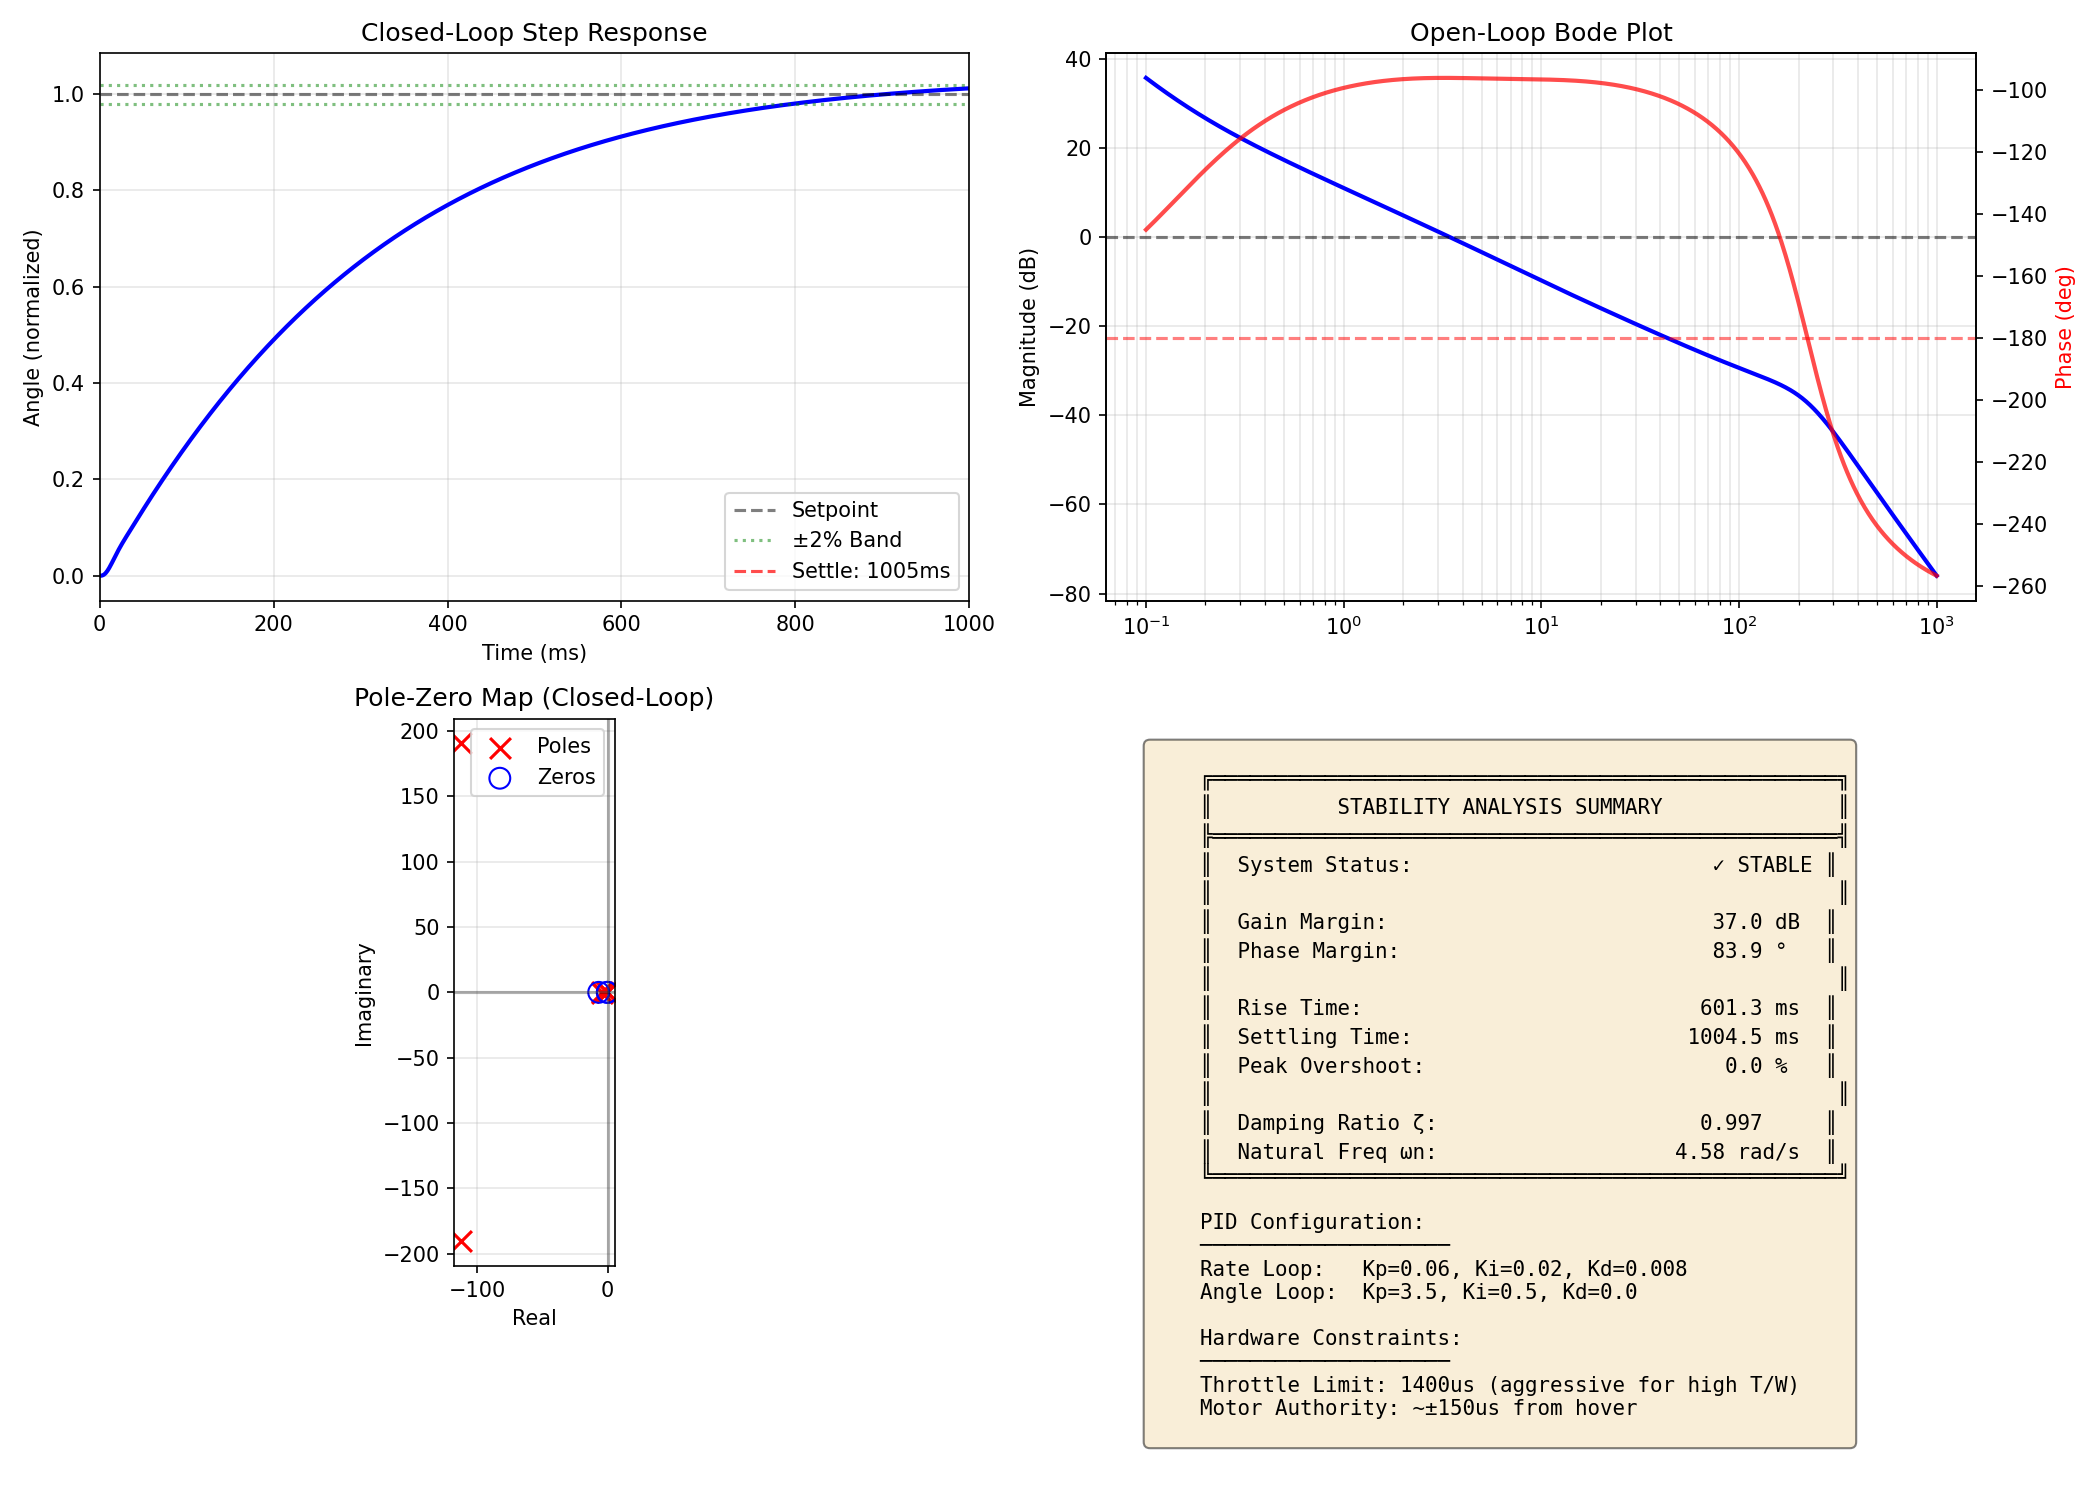

Recreate this plot in Python.
"""
Quadcopter Control System Stability Analysis
=============================================
Analyzes the cascaded Angle + Rate PID loop for:
- Root Locus
- Bode Plot (Gain & Phase Margins)
- Step Response (Settling Time, Overshoot, Damping)

System Model:
- Plant: Quadcopter pitch axis (simplified as double integrator + motor dynamics)
- Inner Loop: Rate PID (gyro feedback)
- Outer Loop: Angle PID (attitude feedback, output = rate setpoint)

Hardware Constraints:
- Throttle limited to 1400us (high thrust-to-weight ratio)
- Hover at ~30% throttle (~1300us)
- Motor output range: 1100-1400us (only 300us of control authority)
"""

import numpy as np
import matplotlib.pyplot as plt
from scipy import signal

# =============================================================================
# SYSTEM PARAMETERS
# =============================================================================

# Control Loop Frequency
LOOP_FREQ_HZ = 250  # 250 Hz
DT = 1.0 / LOOP_FREQ_HZ

# PID Gains (Updated Configuration - High Gain System)
# Rate PID (Inner Loop)
RATE_KP = 0.035
RATE_KI = 0.015
RATE_KD = 0.004

# Angle PID (Outer Loop)
ANGLE_KP = 3.50
ANGLE_KI = 0.30
ANGLE_KD = 0.00

# Motor/Aircraft Dynamics (Estimated for F450, 1400KV, 8045 props)
# High thrust-to-weight means HIGH torque gain

# Motor time constant (ESC + Motor inertia) - typically 20-50ms
TAU_MOTOR = 0.03  # 30ms

# Torque gain: deg/s^2 per unit PID output
# High for overpowered system. Estimated based on:
# - Hover at 30% throttle -> thrust margin is ~70%
# - Aggressive response observed in logs
TORQUE_GAIN = 800.0  # deg/s^2 per unit PID output (high for this system)

# Moment of inertia factor (scales torque to angular acceleration)
# Combined into TORQUE_GAIN for simplicity

# Output limits
RATE_OUTPUT_LIMIT = 150.0  # deg/s
PID_OUTPUT_LIMIT = 350.0   # PWM units (roughly)

# =============================================================================
# TRANSFER FUNCTION MODELS
# =============================================================================

def build_system():
    """
    Build the closed-loop transfer function for the cascaded controller.
    
    Plant Model (Pitch Axis):
    G_motor(s) = 1 / (TAU_MOTOR * s + 1)  -- Motor dynamics (1st order)
    G_inertia(s) = TORQUE_GAIN / s        -- Angular rate from torque (integrator)
    G_angle(s) = 1 / s                     -- Angle from rate (integrator)
    
    Full Plant: angle/pid_output = TORQUE_GAIN / (s^2 * (TAU_MOTOR*s + 1))
    """
    
    # --- Motor + Inertia (Rate Plant) ---
    # Rate output / PID output: G_rate = K / (s * (tau*s + 1))
    # This is a first-order lag + integrator
    num_rate_plant = [TORQUE_GAIN]
    den_rate_plant = [TAU_MOTOR, 1, 0]  # tau*s^2 + s (missing constant means integrator)
    # Correction: s*(tau*s + 1) = tau*s^2 + s
    den_rate_plant = np.convolve([TAU_MOTOR, 1], [1, 0])  # (tau*s + 1) * s
    G_rate_plant = signal.TransferFunction(num_rate_plant, den_rate_plant)
    
    # --- Rate PID Controller ---
    # C_rate(s) = Kp + Ki/s + Kd*s (idealized, no D-filter)
    # In practice, D is filtered. Let's add a simple filter: Kd*s / (Td*s + 1)
    TD_FILTER = 0.005  # D-term filter time constant (5ms)
    
    # PID = Kp + Ki/s + Kd*s/(Td*s+1)
    # Common denominator: s*(Td*s+1)
    # = [Kp*s*(Td*s+1) + Ki*(Td*s+1) + Kd*s^2] / [s*(Td*s+1)]
    # Numerator: Kp*Td*s^2 + Kp*s + Ki*Td*s + Ki + Kd*s^2
    #          = (Kp*Td + Kd)*s^2 + (Kp + Ki*Td)*s + Ki
    num_rate_pid = [(RATE_KP*TD_FILTER + RATE_KD), (RATE_KP + RATE_KI*TD_FILTER), RATE_KI]
    den_rate_pid = np.convolve([TD_FILTER, 1], [1, 0])  # s*(Td*s + 1) = Td*s^2 + s
    C_rate = signal.TransferFunction(num_rate_pid, den_rate_pid)
    
    # --- Closed Inner Loop (Rate) ---
    # L_rate = C_rate * G_rate_plant
    L_rate_num = np.convolve(num_rate_pid, num_rate_plant)
    L_rate_den = np.convolve(den_rate_pid, den_rate_plant)
    
    # T_rate = L_rate / (1 + L_rate)
    # For transfer function: T = num / (den + num) -- but only if open loop is num/den
    # Closed loop: T = G*C / (1 + G*C) 
    # Numerator = L_rate_num
    # Denominator = L_rate_den + L_rate_num (add coefficients properly)
    
    # Pad to same length
    max_len = max(len(L_rate_num), len(L_rate_den))
    L_rate_num_padded = np.pad(L_rate_num, (max_len - len(L_rate_num), 0))
    L_rate_den_padded = np.pad(L_rate_den, (max_len - len(L_rate_den), 0))
    
    T_rate_num = L_rate_num_padded
    T_rate_den = L_rate_den_padded + L_rate_num_padded
    T_rate = signal.TransferFunction(T_rate_num, T_rate_den)
    
    # --- Angle Plant ---
    # Angle = integral of Rate, so G_angle = 1/s
    G_angle_plant_num = [1]
    G_angle_plant_den = [1, 0]  # 1/s
    
    # Combined: Angle / Rate_Setpoint = T_rate * (1/s)
    G_angle_inner_num = np.convolve(T_rate_num, G_angle_plant_num)
    G_angle_inner_den = np.convolve(T_rate_den, G_angle_plant_den)
    
    # --- Angle PID Controller (Outer Loop) ---
    # Typically P + I only (Kd = 0)
    # C_angle(s) = Kp + Ki/s = (Kp*s + Ki) / s
    num_angle_pid = [ANGLE_KP, ANGLE_KI]
    den_angle_pid = [1, 0]  # s
    C_angle = signal.TransferFunction(num_angle_pid, den_angle_pid)
    
    # --- Open Loop (Angle) ---
    L_angle_num = np.convolve(num_angle_pid, G_angle_inner_num)
    L_angle_den = np.convolve(den_angle_pid, G_angle_inner_den)
    L_angle = signal.TransferFunction(L_angle_num, L_angle_den)
    
    # --- Closed Loop (Angle) ---
    max_len = max(len(L_angle_num), len(L_angle_den))
    L_angle_num_padded = np.pad(L_angle_num, (max_len - len(L_angle_num), 0))
    L_angle_den_padded = np.pad(L_angle_den, (max_len - len(L_angle_den), 0))
    
    T_angle_num = L_angle_num_padded
    T_angle_den = L_angle_den_padded + L_angle_num_padded
    T_angle = signal.TransferFunction(T_angle_num, T_angle_den)
    
    return {
        'rate_plant': G_rate_plant,
        'rate_pid': C_rate,
        'rate_closed': T_rate,
        'angle_open': L_angle,
        'angle_closed': T_angle,
    }


def analyze_stability(sys_dict):
    """Analyze stability metrics."""
    
    T_angle = sys_dict['angle_closed']
    L_angle = sys_dict['angle_open']
    
    # --- Poles & Zeros ---
    poles = np.roots(T_angle.den)
    zeros = np.roots(T_angle.num)
    
    print("=" * 60)
    print("CLOSED-LOOP POLE ANALYSIS")
    print("=" * 60)
    
    stable = True
    for i, p in enumerate(poles):
        real = np.real(p)
        imag = np.imag(p)
        if real >= 0:
            stable = False
            status = "UNSTABLE"
        else:
            status = "stable"
        
        # Calculate damping ratio for complex poles
        if np.abs(imag) > 1e-6:
            wn = np.abs(p)  # Natural frequency
            zeta = -real / wn  # Damping ratio
            print(f"  Pole {i+1}: {real:.4f} ± {abs(imag):.4f}j | ωn={wn:.2f} rad/s | ζ={zeta:.3f} | {status}")
        else:
            print(f"  Pole {i+1}: {real:.4f} (real) | {status}")
    
    print(f"\nSystem Stability: {'✓ STABLE' if stable else '✗ UNSTABLE'}")
    
    # --- Gain & Phase Margins ---
    print("\n" + "=" * 60)
    print("FREQUENCY DOMAIN ANALYSIS")
    print("=" * 60)
    
    # Bode plot data
    w = np.logspace(-1, 3, 1000)  # 0.1 to 1000 rad/s
    w, mag, phase = signal.bode(L_angle, w)
    
    # Find gain margin (phase = -180°, measure gain)
    phase_crossover_idx = np.where(np.diff(np.sign(phase + 180)))[0]
    if len(phase_crossover_idx) > 0:
        idx = phase_crossover_idx[0]
        gm_db = -mag[idx]  # Gain margin in dB
        gm_freq = w[idx]
        print(f"  Gain Margin: {gm_db:.2f} dB at {gm_freq:.2f} rad/s")
    else:
        gm_db = float('inf')
        print(f"  Gain Margin: ∞ (phase never crosses -180°)")
    
    # Find phase margin (gain = 0 dB, measure phase)
    gain_crossover_idx = np.where(np.diff(np.sign(mag)))[0]
    if len(gain_crossover_idx) > 0:
        idx = gain_crossover_idx[0]
        pm_deg = 180 + phase[idx]  # Phase margin
        pm_freq = w[idx]
        print(f"  Phase Margin: {pm_deg:.2f}° at {pm_freq:.2f} rad/s ({pm_freq/(2*np.pi):.2f} Hz)")
    else:
        pm_deg = float('inf')
        print(f"  Phase Margin: ∞ (gain never crosses 0 dB)")
    
    # --- Step Response ---
    print("\n" + "=" * 60)
    print("TIME DOMAIN ANALYSIS (Step Response)")
    print("=" * 60)
    
    t, y = signal.step(T_angle, T=np.linspace(0, 2, 2000))  # 2 seconds
    
    # Final value (should be 1.0 for unity gain)
    y_final = y[-1]
    
    # Rise time (10% to 90%)
    y_10 = 0.1 * y_final
    y_90 = 0.9 * y_final
    t_10_idx = np.where(y >= y_10)[0]
    t_90_idx = np.where(y >= y_90)[0]
    if len(t_10_idx) > 0 and len(t_90_idx) > 0:
        t_rise = t[t_90_idx[0]] - t[t_10_idx[0]]
    else:
        t_rise = float('inf')
    
    # Peak overshoot
    y_peak = np.max(y)
    overshoot_pct = (y_peak - y_final) / y_final * 100 if y_final > 0 else 0
    t_peak = t[np.argmax(y)]
    
    # Settling time (2% criterion)
    settling_band = 0.02 * y_final
    settled_idx = np.where(np.abs(y - y_final) > settling_band)[0]
    if len(settled_idx) > 0:
        t_settle = t[settled_idx[-1]]
    else:
        t_settle = 0
    
    # Dominant poles -> damping ratio estimate
    complex_poles = poles[np.abs(np.imag(poles)) > 0.01]
    if len(complex_poles) > 0:
        # Find dominant (slowest) complex pair
        dominant = complex_poles[np.argmax(np.real(complex_poles))]
        wn = np.abs(dominant)
        zeta = -np.real(dominant) / wn
    else:
        wn = 0
        zeta = 1.0  # Overdamped
    
    print(f"  Rise Time (10-90%):   {t_rise*1000:.1f} ms")
    print(f"  Peak Time:            {t_peak*1000:.1f} ms")
    print(f"  Peak Overshoot:       {overshoot_pct:.1f}%")
    print(f"  Settling Time (2%):   {t_settle*1000:.1f} ms")
    print(f"  Damping Ratio (ζ):    {zeta:.3f}")
    print(f"  Natural Freq (ωn):    {wn:.2f} rad/s ({wn/(2*np.pi):.2f} Hz)")
    
    # --- Motor Saturation Check ---
    print("\n" + "=" * 60)
    print("MOTOR SATURATION ANALYSIS")
    print("=" * 60)
    
    # For a 10° step command, estimate peak PID output
    step_angle = 10.0  # degrees
    
    # Peak rate setpoint (from angle P-term at max error)
    peak_rate_sp = ANGLE_KP * step_angle  # deg/s
    print(f"  10° Step Command:")
    print(f"    Peak Rate Setpoint: {peak_rate_sp:.1f} deg/s (Limit: {RATE_OUTPUT_LIMIT} deg/s)")
    
    # If rate setpoint exceeds limit, it will be clamped
    clamped_rate = min(peak_rate_sp, RATE_OUTPUT_LIMIT)
    
    # Peak PID output (from rate P-term at max rate error)
    peak_pid = RATE_KP * clamped_rate  # Simplified (ignores D-spike)
    print(f"    Peak Rate PID Output: ~{peak_pid:.1f} (before D-spike)")
    
    # Motor authority check
    # Throttle = 1300us (hover), Range = 1100-1400us = ±150us from hover
    motor_authority = 150  # us
    print(f"    Motor Authority (1300±150us): ±{motor_authority} us")
    print(f"    Estimated Saturation: {'YES' if peak_pid > motor_authority else 'NO'}")
    
    return {
        'stable': stable,
        'gm_db': gm_db,
        'pm_deg': pm_deg,
        't_rise': t_rise,
        't_settle': t_settle,
        'overshoot': overshoot_pct,
        'zeta': zeta,
        'wn': wn,
        't': t,
        'y': y,
        'w': w,
        'mag': mag,
        'phase': phase,
    }


def plot_results(analysis, sys_dict):
    """Generate analysis plots."""
    
    fig, axes = plt.subplots(2, 2, figsize=(14, 10))
    
    # --- Step Response ---
    ax = axes[0, 0]
    ax.plot(analysis['t'] * 1000, analysis['y'], 'b-', linewidth=2)
    ax.axhline(y=1.0, color='k', linestyle='--', alpha=0.5, label='Setpoint')
    ax.axhline(y=1.02, color='g', linestyle=':', alpha=0.5)
    ax.axhline(y=0.98, color='g', linestyle=':', alpha=0.5, label='±2% Band')
    ax.axvline(x=analysis['t_settle']*1000, color='r', linestyle='--', alpha=0.7, 
               label=f"Settle: {analysis['t_settle']*1000:.0f}ms")
    ax.set_xlabel('Time (ms)')
    ax.set_ylabel('Angle (normalized)')
    ax.set_title('Closed-Loop Step Response')
    ax.legend()
    ax.grid(True, alpha=0.3)
    ax.set_xlim([0, 1000])
    
    # --- Bode Plot ---
    ax1 = axes[0, 1]
    ax1.semilogx(analysis['w'], analysis['mag'], 'b-', linewidth=2)
    ax1.axhline(y=0, color='k', linestyle='--', alpha=0.5)
    ax1.set_ylabel('Magnitude (dB)')
    ax1.set_title('Open-Loop Bode Plot')
    ax1.grid(True, alpha=0.3, which='both')
    
    ax2 = ax1.twinx()
    ax2.semilogx(analysis['w'], analysis['phase'], 'r-', linewidth=2, alpha=0.7)
    ax2.axhline(y=-180, color='r', linestyle='--', alpha=0.5)
    ax2.set_ylabel('Phase (deg)', color='r')
    
    # --- Root Locus (Pole-Zero Map) ---
    ax = axes[1, 0]
    T_angle = sys_dict['angle_closed']
    poles = np.roots(T_angle.den)
    zeros = np.roots(T_angle.num)
    
    ax.scatter(np.real(poles), np.imag(poles), marker='x', s=100, c='red', label='Poles')
    if len(zeros) > 0:
        ax.scatter(np.real(zeros), np.imag(zeros), marker='o', s=100, 
                   facecolors='none', edgecolors='blue', label='Zeros')
    ax.axvline(x=0, color='k', linestyle='-', alpha=0.3)
    ax.axhline(y=0, color='k', linestyle='-', alpha=0.3)
    ax.set_xlabel('Real')
    ax.set_ylabel('Imaginary')
    ax.set_title('Pole-Zero Map (Closed-Loop)')
    ax.legend()
    ax.grid(True, alpha=0.3)
    ax.set_aspect('equal')
    
    # --- Summary Text ---
    ax = axes[1, 1]
    ax.axis('off')
    
    summary = f"""
    ╔══════════════════════════════════════════════════╗
    ║          STABILITY ANALYSIS SUMMARY              ║
    ╠══════════════════════════════════════════════════╣
    ║  System Status:    {'✓ STABLE' if analysis['stable'] else '✗ UNSTABLE':>28} ║
    ║                                                  ║
    ║  Gain Margin:      {analysis['gm_db']:>24.1f} dB  ║
    ║  Phase Margin:     {analysis['pm_deg']:>24.1f} °   ║
    ║                                                  ║
    ║  Rise Time:        {analysis['t_rise']*1000:>24.1f} ms  ║
    ║  Settling Time:    {analysis['t_settle']*1000:>24.1f} ms  ║
    ║  Peak Overshoot:   {analysis['overshoot']:>24.1f} %   ║
    ║                                                  ║
    ║  Damping Ratio ζ:  {analysis['zeta']:>24.3f}     ║
    ║  Natural Freq ωn:  {analysis['wn']:>21.2f} rad/s  ║
    ╚══════════════════════════════════════════════════╝
    
    PID Configuration:
    ────────────────────
    Rate Loop:   Kp={RATE_KP}, Ki={RATE_KI}, Kd={RATE_KD}
    Angle Loop:  Kp={ANGLE_KP}, Ki={ANGLE_KI}, Kd={ANGLE_KD}
    
    Hardware Constraints:
    ────────────────────
    Throttle Limit: 1400us (aggressive for high T/W)
    Motor Authority: ~±150us from hover
    """
    
    ax.text(0.05, 0.95, summary, transform=ax.transAxes, fontsize=10,
            verticalalignment='top', fontfamily='monospace',
            bbox=dict(boxstyle='round', facecolor='wheat', alpha=0.5))
    
    plt.tight_layout()
    plt.savefig('/home/maddy/Videos/Firmware/stability_analysis.png', dpi=150)
    print("\nPlot saved to: /home/maddy/Videos/Firmware/stability_analysis.png")
    plt.close()


if __name__ == "__main__":
    print("Building control system model...")
    sys_dict = build_system()
    
    print("\nAnalyzing stability...\n")
    analysis = analyze_stability(sys_dict)
    
    print("\nGenerating plots...")
    plot_results(analysis, sys_dict)
    
    print("\n" + "=" * 60)
    print("ANALYSIS COMPLETE")
    print("=" * 60)
